Frame 1 (no input): blank canvas, image omitted
Frame 60 (no input): blank canvas, image omitted
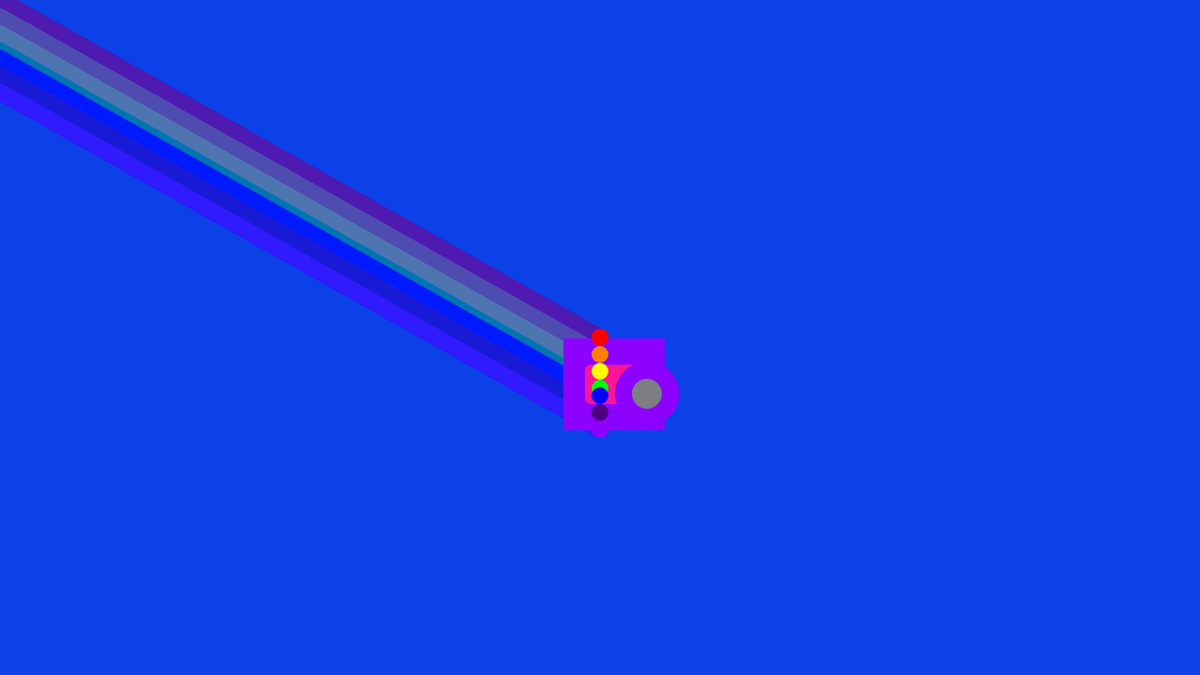
Frame 120 (the mouse pressed at the canvas centre since frame 60)

The p5.js sketch whose frames 1 and 60 were blank and that drew this single picture after the mouse press (run headless with seeded random() and noise() and a simulated clock; from frame 60 on, the mouse is pressed at the canvas centre):

// p5.js sketch
// ── sketch.js
function setup() {
  createCanvas (1280,720);
  
  background(12,65,219)
  rectMode(CENTER)
}

function draw() {
  if(mouseIsPressed)
  {
    fill(255,222,173);
    rect(mouseX+15,mouseY+50,90,80)
    fill(255,20,147);
    rect(mouseX+15,mouseY+50,80,60,15,15,15,15);
    fill(127);
    ellipse(mouseX+50,mouseY+60,50,50);
    background(12,65,219,5);
    stroke(255,0,0);
    strokeWeight(18);
    line(pmouseX,pmouseY,mouseX,mouseY);
    stroke(255,127,0);
    strokeWeight(18);
    line(pmouseX,pmouseY+18,mouseX,mouseY+18);
    stroke(255,255,0);
    strokeWeight(18);
    line(pmouseX,pmouseY+36,mouseX,mouseY+36);
    stroke(0,255,0);
    strokeWeight(18);
    line(pmouseX,pmouseY+54,mouseX,mouseY+54);
    stroke(0,0,255);
    strokeWeight(18);
    line(pmouseX,pmouseY+62,mouseX,mouseY+62);
    stroke(75,0,130);
    strokeWeight(18);
    line(pmouseX,pmouseY+80,mouseX,mouseY+80);
    stroke(143,0,255);
    strokeWeight(18);
    line(pmouseX,pmouseY+98,mouseX,mouseY+98);
    
  }
}
